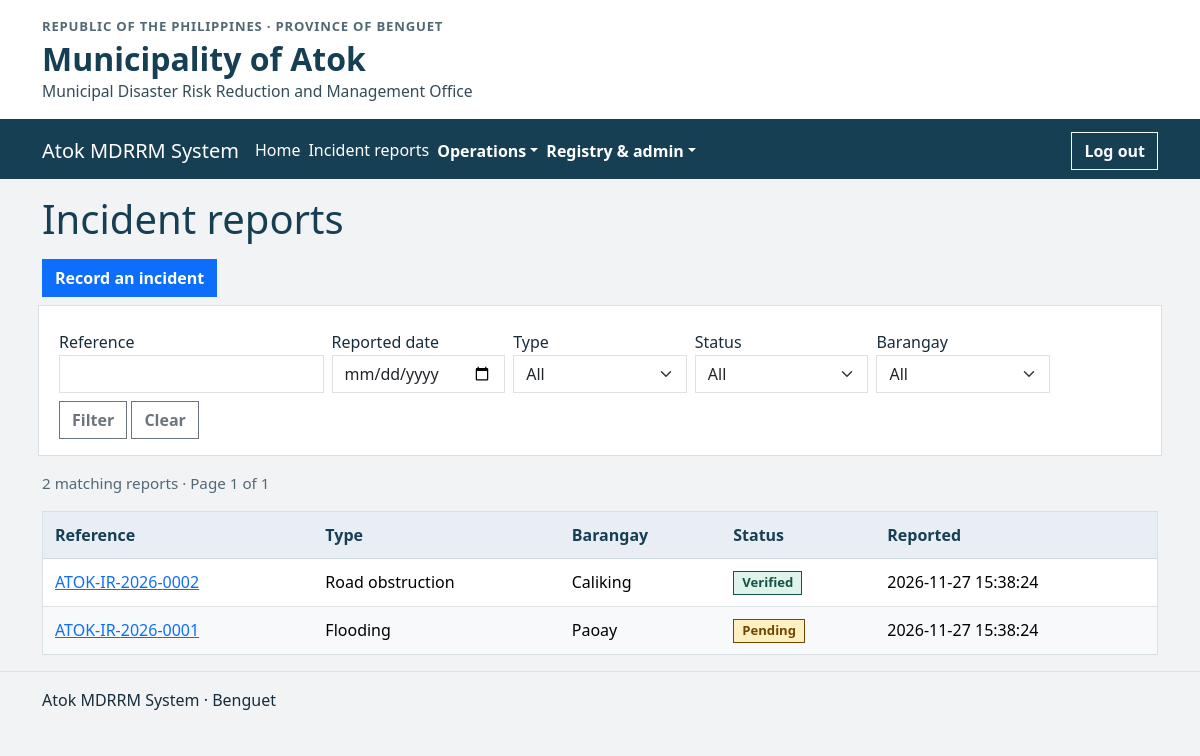
The page /incidents/index.php (signed in) on the database its author committed.
### tables this page shows
CREATE TABLE accounts (
    id INT UNSIGNED AUTO_INCREMENT PRIMARY KEY,
    full_name VARCHAR(100) NOT NULL,
    email VARCHAR(254) NOT NULL UNIQUE,
    password_hash VARCHAR(255) NOT NULL,
    phone VARCHAR(13) NULL,
    role ENUM('staff','resident') NOT NULL,
    active BOOLEAN NOT NULL DEFAULT TRUE,
    must_change BOOLEAN NOT NULL DEFAULT TRUE,
    session_version INT UNSIGNED NOT NULL DEFAULT 1
);

CREATE TABLE incidents (
    latitude DECIMAL(10,7),
    longitude DECIMAL(10,7),
    id INT UNSIGNED AUTO_INCREMENT PRIMARY KEY,
    submitted_by INT UNSIGNED NOT NULL,
    source ENUM('Resident','Phone','Walk-in') NOT NULL,
    contact_name VARCHAR(100) NOT NULL,
    contact_phone VARCHAR(13) NOT NULL,
    incident_type VARCHAR(30) NOT NULL,
    barangay VARCHAR(40) NULL,
    location VARCHAR(255) NOT NULL,
    description TEXT NOT NULL,
    status VARCHAR(20) NOT NULL DEFAULT 'Pending',
    reported_at TIMESTAMP NOT NULL DEFAULT CURRENT_TIMESTAMP,
    INDEX idx_incidents_reported_at (reported_at),
    FOREIGN KEY (submitted_by) REFERENCES accounts(id)
);

### includes/session.php (called while the page is built, shortened)
<?php
require_once __DIR__ . '/../config.php';
function pageWindow(int $total, int $requestedPage, int $perPage = 10): array
{
    $pages = max(1, (int)ceil($total / $perPage));
    $page = min($pages, max(1, $requestedPage));
    return [$page, ($page - 1) * $perPage, $pages];
}
function h(mixed $value, int $flags = ENT_QUOTES | ENT_SUBSTITUTE, string $encoding = 'UTF-8'): string
{
    return htmlspecialchars((string)$value, $flags, $encoding);
}
$user = null;
if (isset($_SESSION['user_id'])) {
    $query = $pdo->prepare('SELECT id, full_name, role, active, must_change, session_version FROM accounts WHERE id=?');
    $query->execute([$_SESSION['user_id']]);
    $account = $query->fetch();
    $user = $account;
}
function requireLogin(): array
{
    global $user;
    return $user;
}
function requireRole(string $role): array
{
    $user = requireLogin();
    return $user;
}

### incidents/access.php (called while the page is built, shortened)
<?php
require_once __DIR__ . '/../includes/session.php';
$user = requireLogin();
$user = requireRole($user['role']);
$types = ['Flooding', 'Fire', 'Landslide', 'Road obstruction', 'Other emergency'];

### incidents/index.php (the view, shortened to what this page needs)
<?php
require __DIR__ . '/access.php';
$staff = $user['role'] === 'staff';
$conditions = [];
$args = [];
$filters = [];
foreach (['reference','type','status','date','barangay'] as $field) {
    $filters[$field] = is_string($_GET[$field] ?? null) ? trim($_GET[$field]) : '';
}
$where = $conditions ? ' WHERE ' . implode(' AND ', $conditions) : '';
$query = $pdo->prepare('SELECT COUNT(*) FROM incidents' . $where);
$query->execute($args);
$total = (int)$query->fetchColumn();
[$page, $offset, $pages] = pageWindow($total, (int)filter_input(INPUT_GET, 'page', FILTER_VALIDATE_INT));
$query = $pdo->prepare('SELECT id,reported_at,incident_type,status,barangay FROM incidents' . $where . " ORDER BY reported_at DESC,id DESC LIMIT 10 OFFSET $offset");
$query->execute($args);
$pageTitle = $staff ? 'Incident reports' : 'My reports';
require __DIR__ . '/../includes/header.php';
?>
<h1><?= $pageTitle ?></h1>
<a class="btn btn-primary mb-3" href="add.php"><?= $staff ? 'Record an incident' : 'Report an incident' ?></a>
<form method="get" class="row g-2 mb-3 filter-panel">
    <label class="col-md-3">Reference<input class="form-control" name="reference" value="<?= h($filters['reference']) ?>"></label>
    <label class="col-md-2">Reported date<input class="form-control" type="date" name="date" value="<?= h($filters['date']) ?>"></label>
    <?php foreach (['type'=>$types,'status'=>['Pending','Verified','Responding','Resolved','Rejected'],'barangay'=>array_merge(BARANGAYS, ['Awaiting confirmation'])] as $field=>$options): ?>
        <label class="col-md-2"><?= ucfirst($field) ?>
            <select class="form-select" name="<?= $field ?>">
                <option value="">All</option>
            </select>
        </label>
    <?php endforeach; ?>
    <div><button class="btn btn-outline-secondary">Filter</button> <a class="btn btn-outline-secondary" href="index.php">Clear</a></div>
</form>
<p class="results-summary"><?= $total ?> matching reports · Page <?= $page ?> of <?= $pages ?></p>
<?php if (!$total): ?><p class="empty-state">No reports match these filters. Try changing or clearing the filters.</p><?php else: ?>
<div class="table-responsive"><table class="table">
    <thead><tr><th>Reference</th><th>Type</th><th>Barangay</th><th>Status</th><th>Reported</th></tr></thead>
    <tbody>
        <?php foreach ($query as $row): ?>
            <tr>
                <td><a href="view.php?id=<?= (int)$row['id'] ?>">ATOK-IR-<?= substr($row['reported_at'],0,4) ?>-<?= str_pad($row['id'],4,'0',STR_PAD_LEFT) ?></a></td>
                <td><?= h($row['incident_type']) ?></td><td><?= h($row['barangay'] ?? 'Awaiting confirmation') ?></td>
                <td><span class="status-badge status-<?= strtolower(h($row['status'])) ?>"><?= h($row['status']) ?></span></td><td><?= h($row['reported_at']) ?></td>
            </tr>
        <?php endforeach; ?>
    </tbody>
</table></div>
<?php endif; ?>
<?php require __DIR__ . '/../includes/footer.php'; ?>

### assets/css/site.css (style rules this page uses)
:root { --bs-border-radius: 0; --bs-border-radius-sm: 0; --bs-border-radius-lg: 0; --bs-border-radius-pill: 0; --atok-ink: #172d3b; --atok-navy: #173f54; --atok-teal: #175b59; --atok-border: #d7e1e5; --atok-page: #f1f3f5; --atok-surface: #fff; }
body { color: var(--atok-ink); background: var(--atok-page); line-height: 1.55; }
.navbar-toggler, .btn, .form-control, .form-select { border-radius: 0; }
.btn { font-weight: 600; }
main > p { max-width: 75ch; }
main h1 { color: var(--atok-navy); margin-bottom: 1rem; }
main .table { --bs-table-bg: transparent; margin-bottom: 0; }
main .table th, main .table td { padding: .65rem .75rem; vertical-align: middle; }
main .table thead th { background: #e8eef3; color: var(--atok-navy); border-bottom-color: #cfdae0; white-space: nowrap; }
main .table-responsive { border: 1px solid var(--atok-border); background: var(--atok-surface); }
main .table-responsive .table { margin-bottom: 0; }
main .table tbody tr:nth-child(even) > * { background-color: #f7f9fa; }
main .table tbody tr:last-child > * { border-bottom-width: 0; }
.dashboard-card, .content-card, .filter-panel, .form-panel, .summary-panel { border: 1px solid var(--atok-border); border-radius: 0; background: var(--atok-surface); }
.dashboard-filter, .filter-panel { padding: 1rem; margin-bottom: 1rem; }
.status-badge { display: inline-flex; align-items: center; border: 1px solid currentColor; padding: .15rem .5rem; font-size: .82rem; font-weight: 650; line-height: 1.35; white-space: nowrap; }
.status-pending, .status-low { color: #704700; background: #fff0c2; }
.status-verified, .status-open, .status-available { color: #155347; background: #dff3ea; }
.results-summary { color: #526873; font-size: .95rem; }

### rows shown on the page
accounts: role "Incident reports", id "1"
incidents: reported_at "2026", id "0002", incident_type "Road obstruction", barangay "Caliking", status "Verified", reported_at "2026-11-27 15:38:24"
incidents: reported_at "2026", id "0001", incident_type "Flooding", barangay "Paoay", status "Pending", reported_at "2026-11-27 15:38:24"

### other values the page prints
$field "Type"
$field "Status"
$field "Barangay"
$total "2"
$pages "1"
